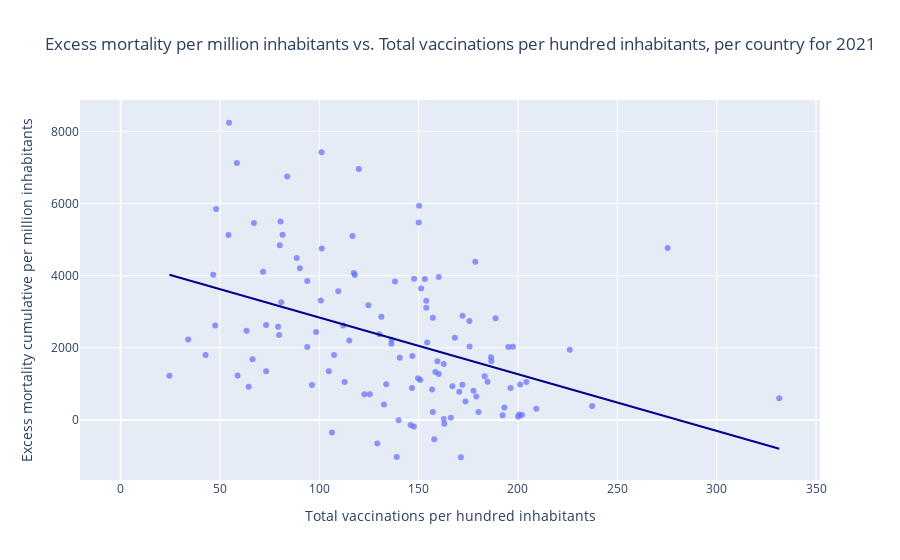

Notebook code cell kept with this figure:
### Code cell
import pandas as pd
import plotly.express as px

# Load the CSV file
df = pd.read_csv('docs/owid-covid-data.csv')

# Convert the date column to datetime
df['date'] = pd.to_datetime(df['date'])

# Filter the data for the year 2021
df_2021 = df[df['date'].dt.year == 2021]

# Function to fill NaN values with the last available non-NaN value per country
def fill_last_available(df, col):
    return df.groupby('location')[col].fillna(method='ffill')

# Fill NaN values for the relevant columns
df_2021['excess_mortality_cumulative_per_million'] = fill_last_available(df_2021, 'excess_mortality_cumulative_per_million')
df_2021['total_vaccinations_per_hundred'] = fill_last_available(df_2021, 'total_vaccinations_per_hundred')

# Extract the last available data for each country
df_last_2021 = df_2021.groupby('location').last().reset_index()

# Plotting with Plotly
fig = px.scatter(df_last_2021, x='total_vaccinations_per_hundred', y='excess_mortality_cumulative_per_million', 
                 trendline='ols', trendline_color_override='darkblue',
                 title='Excess mortality per million inhabitants vs. Total vaccinations per hundred inhabitants, per country for 2021',
                 labels={'total_vaccinations_per_hundred': 'Total vaccinations per hundred inhabitants',
                         'excess_mortality_cumulative_per_million': 'Excess mortality cumulative per million inhabitants'},
                 hover_name='location', opacity=0.7)

# Customize trendline appearance
fig.update_traces(
    line=dict(width=2, color='darkblue')  # Set line width and color for trendline
)

fig.show()

### Figure 1 — Plotly figure (JSON) as saved in the notebook; plotly's stock layout.template omitted (floating-point values rounded to 4 significant figures; data arrays with more than 128 entries replaced by an {"elided": "..."} marker saying what was removed)
{"data": [{"hovertemplate": "<b>%{hovertext}</b><br><br>Total vaccinations per hundred inhabitants=%{x}<br>Excess mortality cumulative per million inhabitants=%{y}<extra></extra>", "hovertext": {"elided": "254 str values"}, "legendgroup": "", "line": {"color": "darkblue", "width": 2}, "marker": {"color": "#636efa", "opacity": 0.7, "symbol": "circle"}, "mode": "markers", "name": "", "orientation": "v", "showlegend": false, "type": "scatter", "x": {"elided": "254 float values"}, "xaxis": "x", "y": {"elided": "254 float values"}, "yaxis": "y"}, {"hovertemplate": "<b>OLS trendline</b><br>excess_mortality_cumulative_per_million = -15.7125 * total_vaccinations_per_hundred + 4410.78<br>R<sup>2</sup>=0.174551<br><br>Total vaccinations per hundred inhabitants=%{x}<br>Excess mortality cumulative per million inhabitants=%{y} <b>(trend)</b><extra></extra>", "legendgroup": "", "line": {"color": "darkblue", "width": 2}, "marker": {"color": "#636efa", "symbol": "circle"}, "mode": "lines", "name": "", "showlegend": false, "type": "scatter", "x": [24.55, 34.01, 42.75, 46.59, 47.59, 48.06, 54.28, 54.57, 58.51, 58.87, 63.39, 64.44, 66.37, 67.11, 71.68, 73.22, 73.24, 79.25, 79.78, 80.11, 80.5, 80.84, 81.5, 83.83, 88.61, 90.22, 93.91, 93.92, 96.29, 98.39, 100.8, 101.1, 101.2, 104.8, 106.4, 107.4, 109.5, 112.0, 112.7, 115.1, 116.7, 117.3, 117.9, 119.9, 122.7, 124.7, 125.5, 129.2, 130.3, 131.2, 132.5, 133.7, 136.3, 136.4, 138.1, 138.9, 139.9, 140.5, 145.9, 146.7, 146.8, 147.6, 147.7, 149.7, 150.1, 150.2, 150.8, 151.2, 153.1, 153.8, 153.9, 154.3, 156.8, 157.2, 157.2, 157.9, 158.4, 159.4, 160.1, 160.1, 162.6, 162.7, 162.9, 166.2, 167, 168.2, 170.4, 171.2, 172, 172.1, 173.6, 175.5, 175.6, 177.7, 178.5, 179.0, 180.1, 183.2, 184.7, 186.4, 186.6, 188.7, 192.3, 193.2, 195.2, 196.3, 197.5, 200.1, 200.6, 201.1, 202.0, 204.2, 209.2, 226.1, 237.3, 275.4, 331.5], "xaxis": "x", "y": [4025.0, 3876.0, 3739.0, 3679.0, 3663.0, 3656.0, 3558.0, 3553.0, 3491.0, 3486.0, 3415.0, 3398.0, 3368.0, 3356.0, 3285.0, 3260.0, 3260.0, 3166.0, 3157.0, 3152.0, 3146.0, 3141.0, 3130.0, 3094.0, 3018.0, 2993.0, 2935.0, 2935.0, 2898.0, 2865.0, 2827.0, 2822.0, 2821.0, 2765.0, 2739.0, 2723.0, 2690.0, 2650.0, 2640.0, 2603.0, 2577.0, 2567.0, 2558.0, 2527.0, 2483.0, 2451.0, 2440.0, 2381.0, 2364.0, 2349.0, 2328.0, 2310.0, 2269.0, 2267.0, 2241.0, 2228.0, 2212.0, 2203.0, 2118.0, 2106.0, 2103.0, 2092.0, 2090.0, 2058.0, 2053.0, 2050.0, 2041.0, 2034.0, 2005.0, 1994.0, 1993.0, 1987.0, 1948.0, 1942.0, 1941.0, 1930.0, 1922.0, 1905.0, 1895.0, 1895.0, 1855.0, 1855.0, 1851.0, 1799.0, 1787.0, 1768.0, 1733.0, 1720.0, 1708.0, 1707.0, 1684.0, 1653.0, 1651.0, 1619.0, 1606.0, 1598.0, 1580.0, 1532.0, 1509.0, 1482.0, 1479.0, 1446.0, 1390.0, 1376.0, 1344.0, 1327.0, 1308.0, 1267.0, 1258.0, 1251.0, 1237.0, 1203.0, 1123.0, 859.0, 681.7, 84.19, -797.9], "yaxis": "y"}], "layout": {"legend": {"tracegroupgap": 0}, "title": {"text": "Excess mortality per million inhabitants vs. Total vaccinations per hundred inhabitants, per country for 2021"}, "xaxis": {"anchor": "y", "domain": [0, 1], "title": {"text": "Total vaccinations per hundred inhabitants"}}, "yaxis": {"anchor": "x", "domain": [0, 1], "title": {"text": "Excess mortality cumulative per million inhabitants"}}}}
